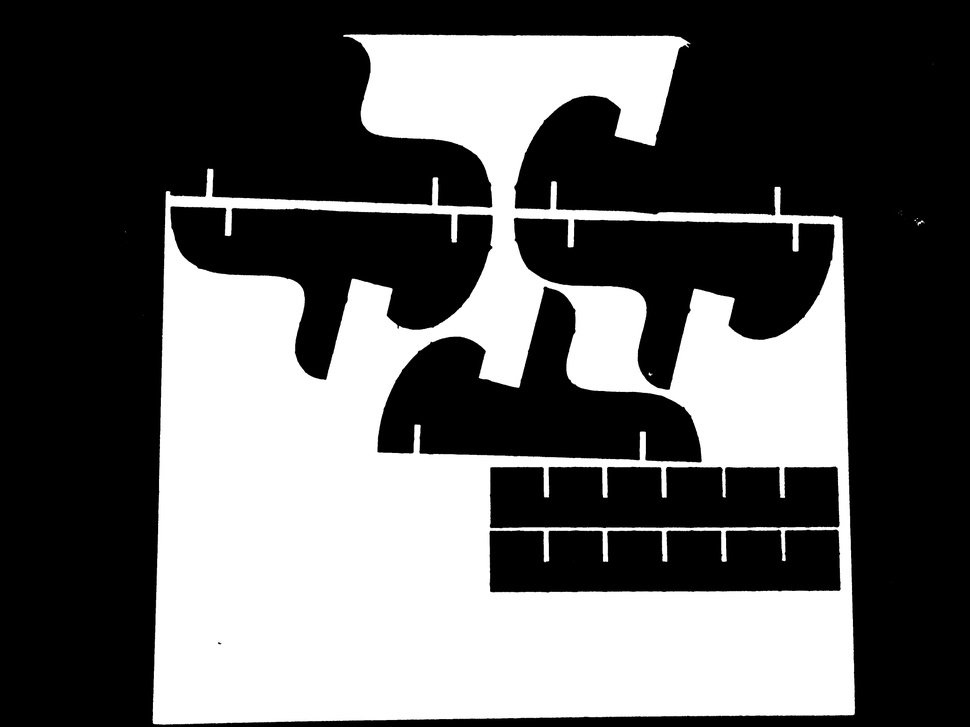
#> input picture scale_determination/bw_test.jpg, 970 x 727 px, shrunk from 4160 x 3120 before the run
$ python rectangle.py bw_test.jpg   (Python 2 division)   (older library calls are emulated)
#> lines starting #> are read from the running program, lines starting #| are printed output that depends on the picture; after the words box and inside, x2 and y2 are one past the last pixel; in counts of white or black regions, pixels touching at a corner belong together; long printed decimals are rounded
import numpy as np
import cv2
import sys

image = sys.argv[1]
im = cv2.imread(image)
#> im is the input picture: shape (727, 970, 3); min 0, max 255, mean 94.3

imgray = cv2.cvtColor(im,cv2.COLOR_BGR2GRAY)
ret,thresh = cv2.threshold(imgray,50,255,0)
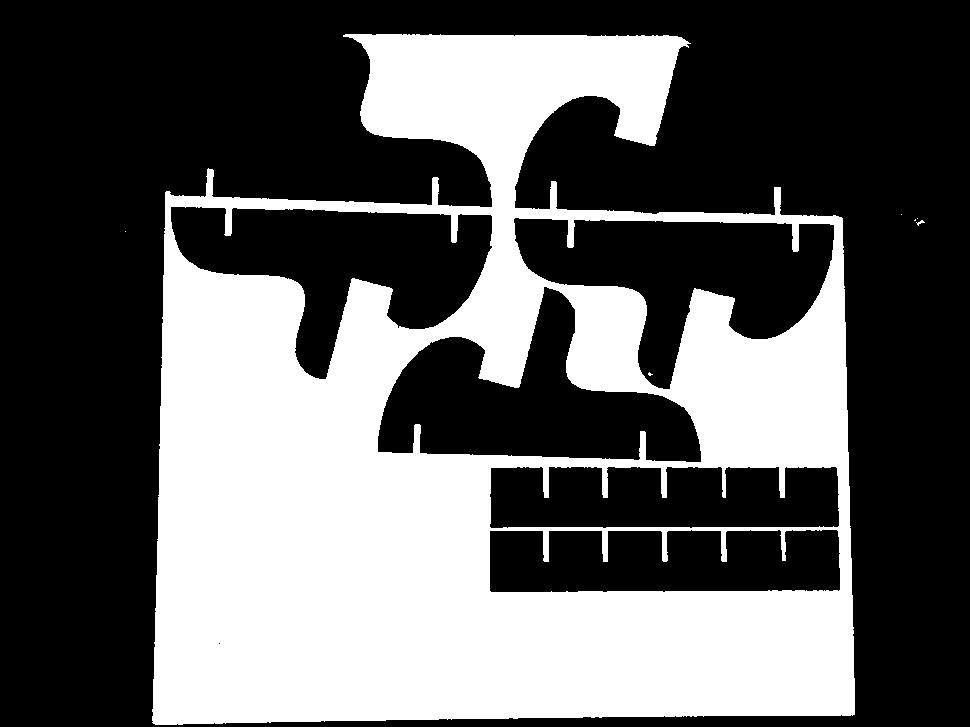
#> thresh: shape (727, 970); 37.4% white; 7 white regions (5 under 20 px)
contours, hierarchy = cv2.findContours(thresh,cv2.RETR_TREE,cv2.CHAIN_APPROX_SIMPLE)
#> contours = 13 contours, 7 with area under 20; largest, box (x1, y1, x2, y2) and area: (152, 34, 855, 725) 384362, (377, 286, 702, 463) 28194, (170, 206, 493, 380) 27894, (513, 217, 835, 390) 27758, (489, 529, 841, 593) 20766, (489, 466, 840, 529) 20340

areas = [cv2.contourArea(c) for c in contours]
#> areas = [0, 11, 0.5, 0, 0, 384362.5, 2, 20766, 20340.5, 28194, 27757.5, 5.5, 27894]
max_index = np.argmax(areas)
#> max_index = 5
cnt=contours[max_index]
#> cnt = contour of 749 points, box (x1, y1, x2, y2) (152, 34, 855, 725), area 384362

# green box
# (x,y) is the starting coordinate of rectangle
# (w,h) is width hand height
x,y,w,h = cv2.boundingRect(cnt)
#> x = 152; y = 34; w = 703; h = 691
cv2.rectangle(im,(x,y),(x+w,y+h),(0,255,0),2)
print "Dimensions of green box (w,h): ({},{})".format(w,h)
#| Dimensions of green box (w,h): (703,691)

# red box
# rect contains (x,y), (w,h), theta (angle of rotation)
rect = cv2.minAreaRect(cnt)
#> rect = ((498.6, 375.8), (702.5, 687.7), -0.77)
box = cv2.cv.BoxPoints(rect)
#> box = ((152, 724.4), (142.8, 36.72), (845.3, 27.28), (854.5, 715))
box = np.int0(box)
#> box = [[152, 724], [142, 36], [845, 27], [854, 714]]

cv2.drawContours(im,[box],0,(0,0,255),2)
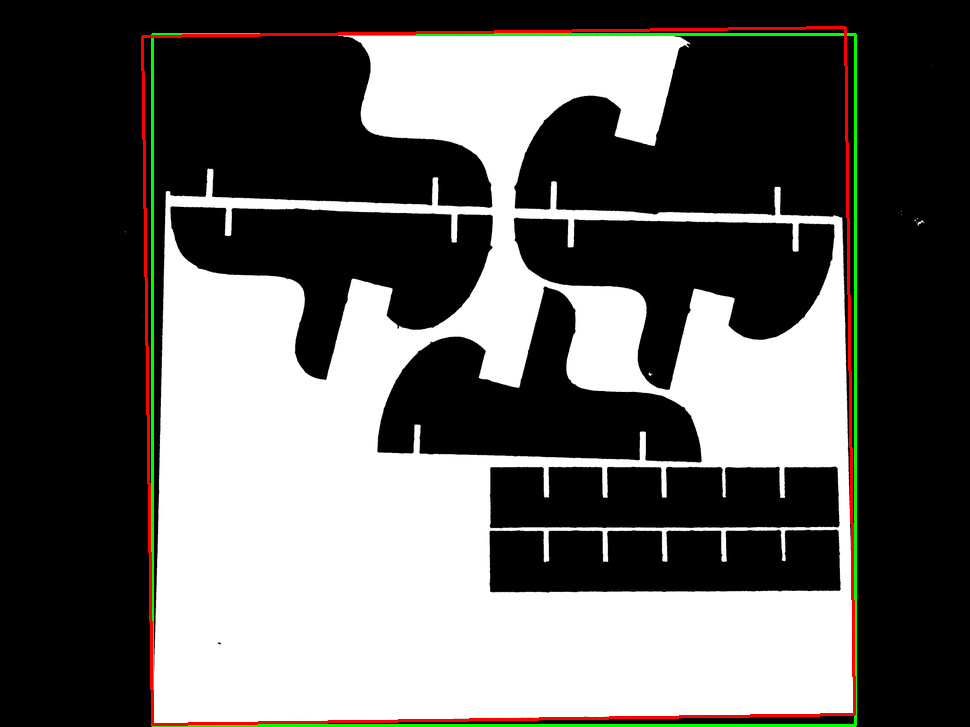
#> im: shape (727, 970, 3); mean B, G, R 94, 96.5, 97
print "Dimensions of red box (w,h): {}".format(rect[1])
#| Dimensions of red box (w,h): (702.528, 687.748)

cv2.imwrite('rec_'+image, im)
cv2.imshow('im', im)
cv2.waitKey()
